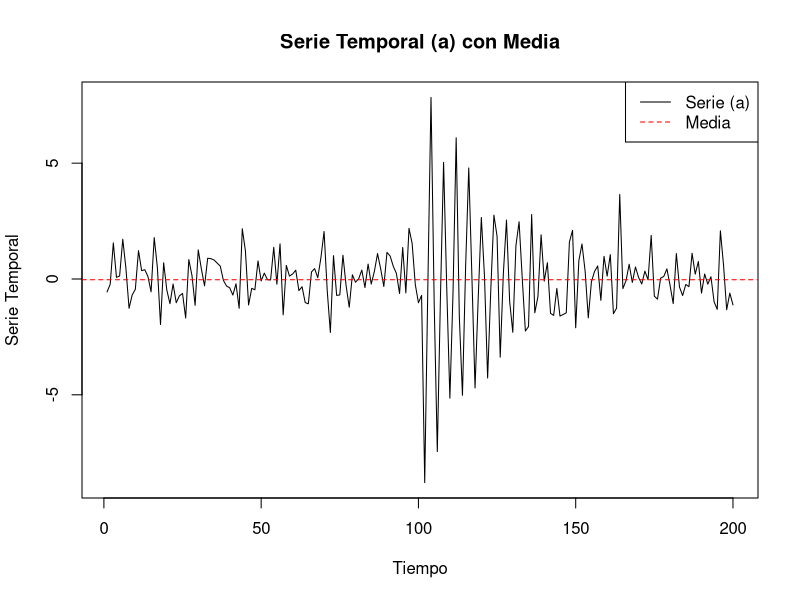
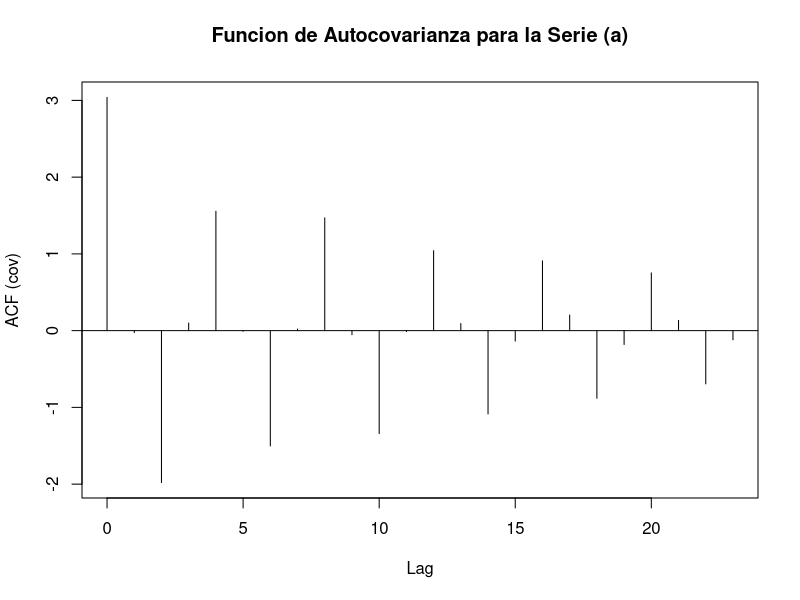

Here is the R script that generated these plots, in order:
install.packages("forecast")
library(forecast)

set.seed(123) 
tiempo <- 1:200
signal <- ifelse(tiempo <= 100, 0, 10 * exp(-(tiempo-100)/20) * cos(2 * pi * tiempo / 4))
ruido <- rnorm(200, mean = 0, sd = 1) 
serie_temporal <- signal + ruido

media <- mean(serie_temporal)
covarianza <- Acf(serie_temporal, type="covariance", plot=FALSE)
lag_0 <- covarianza$acf[1]
varianza <-  sum((serie_temporal - mean(serie_temporal))^2) / length(serie_temporal)

#Valores
media
varianza
lag_0

# Grafica serie temporal
plot(tiempo, serie_temporal, type="l", main="Serie Temporal (a) con Media", xlab="Tiempo", ylab="Serie Temporal")
abline(h = media, col="red", lty=2)
legend("topright", legend=c("Serie (a)", "Media"), col=c("black", "red"), lty=1:2)

# Grafica autocovarianza
plot(covarianza, main="Funcion de Autocovarianza para la Serie (a)")
